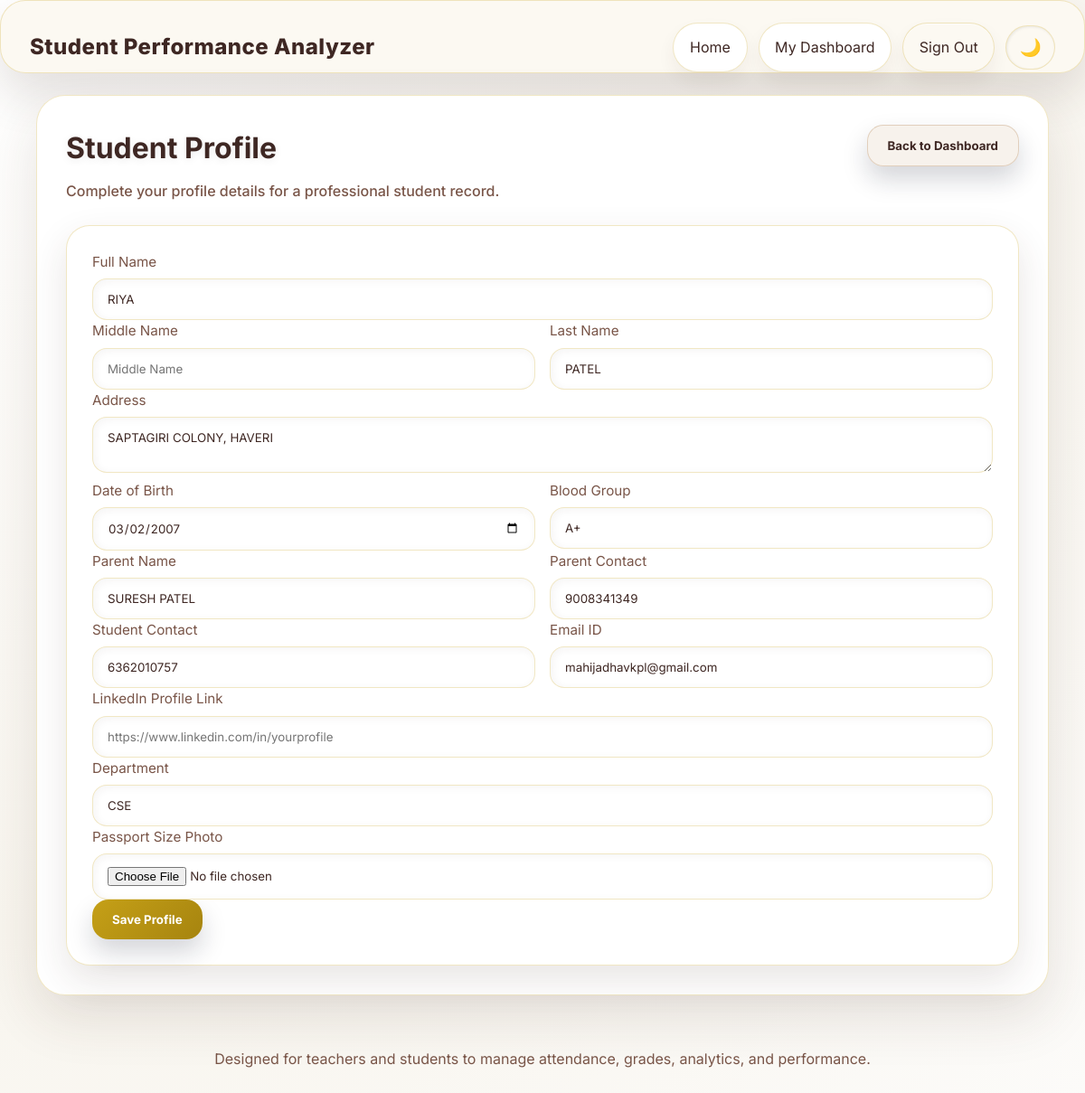
The app's page /student_profile/1 (signed in) with its own data.
### app.py (models this page shows, shortened)
class Student(db.Model):
    id = db.Column(db.Integer, primary_key=True)
    name = db.Column(db.String(100), nullable=False)
    usn = db.Column(db.String(20), unique=True, nullable=False)
    department = db.Column(db.String(50))
    middle_name = db.Column(db.String(100))
    last_name = db.Column(db.String(100))
    address = db.Column(db.String(255))
    dob = db.Column(db.String(20))
    parent_name = db.Column(db.String(150))
    parent_contact = db.Column(db.String(30))
    blood_group = db.Column(db.String(10))
    phone_number = db.Column(db.String(30))
    linkedin = db.Column(db.String(255))
    image_filename = db.Column(db.String(255))
    attendance = db.Column(db.Float, default=0.0)
    python = db.Column(db.Float, default=0.0)
    dbms = db.Column(db.Float, default=0.0)
    dsa = db.Column(db.Float, default=0.0)
    maths = db.Column(db.Float, default=0.0)
    fcn = db.Column(db.Float, default=0.0)
    email = db.Column(db.String(120))
    parent_email = db.Column(db.String(120))
    password_hash = db.Column(db.String(256))
    is_active = db.Column(db.Boolean, default=True)
    created_at = db.Column(db.DateTime, default=datetime.now)
    updated_at = db.Column(db.DateTime, default=datetime.now, onupdate=datetime.now)
    @hybrid_property
    def marks(self):
        return self.average_marks()

### app.py (the view, shortened to what this page needs)
@app.route('/student_profile/<int:id>', methods=['GET', 'POST'])
@login_required(role='student')
def student_profile(id):
    if session.get('student_id') != id:
        flash('You are not authorized to edit that profile.', 'danger')
        return redirect(url_for('student'))
    student_obj = Student.query.get_or_404(id)
    return render_template('student_profile.html', student=student_obj)

### app.py (called while the page is built)
def generate_csrf_token():
    if '_csrf_token' not in session:
        session['_csrf_token'] = secrets.token_hex(32)
    return session['_csrf_token']

@app.before_request
def csrf_protect():
    if request.method in ('POST', 'PUT', 'DELETE', 'PATCH'):
        if request.is_json:
            return
        token = session.get('_csrf_token', None)
        form_token = request.form.get('_csrf_token', None)
        if not token or token != form_token:
            abort(403)

@app.context_processor
def inject_csrf():
    return {'csrf_token': generate_csrf_token}

@app.before_request
def manage_session():
    session.permanent = True
    session.modified = True

def login_required(role=None):
    def decorator(f):
        @wraps(f)
        def wrapped(*args, **kwargs):
            if 'role' not in session:
                flash('Please log in to access that page.', 'warning')
                return redirect(url_for('home'))
            if role and session.get('role') != role:
                flash('Access denied.', 'danger')
                return redirect(url_for('home'))
            return f(*args, **kwargs)
        return wrapped
    return decorator

@app.context_processor
def inject_user():
    return {
        'user_role': session.get('role'),
        'student_id': session.get('student_id')
    }

### templates/student_profile.html (shortened to what this page needs)
{% extends 'base.html' %}
{% block content %}
<div class="page-header student-page-header">
    <div>
        <h1 class="page-title">Student Profile</h1>
        <p class="page-subtitle">Complete your profile details for a professional student record.</p>
    </div>
    <div class="header-actions">
        <a href="{{ url_for('student_dashboard', id=student.id) }}"><button type="button" class="secondary">Back to Dashboard</button></a>
    </div>
</div>
<div class="form-card">
    <form method="POST" enctype="multipart/form-data">
        <label for="full_name">Full Name</label>
        <input type="text" id="full_name" name="full_name" placeholder="Full Name" value="{{ student.name }}" required>
        <div class="grid" style="grid-template-columns: repeat(auto-fit, minmax(180px, 1fr)); gap: 16px;">
            <div>
                <label for="middle_name">Middle Name</label>
                <input type="text" id="middle_name" name="middle_name" placeholder="Middle Name" value="{{ student.middle_name or '' }}">
            </div>
            <div>
                <label for="last_name">Last Name</label>
                <input type="text" id="last_name" name="last_name" placeholder="Last Name" value="{{ student.last_name or '' }}">
            </div>
        </div>
        <label for="address">Address</label>
        <textarea id="address" name="address" placeholder="Home Address">{{ student.address or '' }}</textarea>
        <div class="grid" style="grid-template-columns: repeat(auto-fit, minmax(180px, 1fr)); gap: 16px;">
            <div>
                <label for="dob">Date of Birth</label>
                <input type="date" id="dob" name="dob" value="{{ student.dob or '' }}">
            </div>
            <div>
                <label for="blood_group">Blood Group</label>
                <input type="text" id="blood_group" name="blood_group" placeholder="Blood Group" value="{{ student.blood_group or '' }}">
            </div>
        </div>
        <div class="grid" style="grid-template-columns: repeat(auto-fit, minmax(180px, 1fr)); gap: 16px;">
            <div>
                <label for="parent_name">Parent Name</label>
                <input type="text" id="parent_name" name="parent_name" placeholder="Parent Name" value="{{ student.parent_name or '' }}">
            </div>
            <div>
                <label for="parent_contact">Parent Contact</label>
                <input type="text" id="parent_contact" name="parent_contact" placeholder="Parent Contact" value="{{ student.parent_contact or '' }}">
            </div>
        </div>
        <div class="grid" style="grid-template-columns: repeat(auto-fit, minmax(180px, 1fr)); gap: 16px;">
            <div>
                <label for="phone_number">Student Contact</label>
                <input type="text" id="phone_number" name="phone_number" placeholder="Student Contact" value="{{ student.phone_number or '' }}">
            </div>
            <div>
                <label for="email">Email ID</label>
                <input type="email" id="email" name="email" placeholder="Email ID" value="{{ student.email or '' }}">
            </div>
        </div>
        <label for="linkedin">LinkedIn Profile Link</label>
        <input type="url" id="linkedin" name="linkedin" placeholder="https://www.linkedin.com/in/yourprofile" value="{{ student.linkedin or '' }}">
        <label for="department">Department</label>
        <input type="text" id="department" name="department" placeholder="Department" value="{{ student.department or '' }}" required>
        <label for="image">Passport Size Photo</label>
        <input type="file" id="image" name="image" accept="image/png, image/jpeg, image/jpg">
        <button type="submit">Save Profile</button>
    </form>
</div>
{% endblock %}

### static/style.css (style rules this page uses)
:root { --bg: #fcfbf9; --surface: #ffffff; --surface-strong: #ffffff; --surface-soft: #fcf9f2; --border: rgba(197, 160, 23, 0.25); --text: #3E2723; --muted: #795548; --accent: #C5A017; --accent-strong: #a6840f; --danger: #dc2626; --bg-gradient-from: #ffffff; --bg-gradient-to: #f8f5ee; }
* { box-sizing: border-box; margin: 0; padding: 0; font-family: 'Inter', 'Segoe UI', sans-serif; }
html, body { min-height: 100%; background: radial-gradient(circle at top left, var(--bg-gradient-from) 0%, var(--bg-gradient-to) 60%, var(--bg) 100%); color: var(--text); overflow-x: hidden; }
body { line-height: 1.6; background-attachment: fixed; }
a { color: inherit; text-decoration: none; }
.page-header { margin-bottom: 24px; }
.page-header.student-page-header, .page-header.teacher-page-header { display: flex; justify-content: space-between; align-items: flex-start; gap: 24px; }
.header-actions { display: flex; align-items: flex-start; gap: 12px; }
.page-title { font-size: clamp(2rem, 2.4vw, 2.6rem); margin-bottom: 8px; color: var(--text); text-shadow: 0 2px 10px rgba(15, 23, 42, 0.08); }
.page-subtitle { color: var(--muted); max-width: 820px; line-height: 1.75; font-weight: 500; }
.grid { display: grid; gap: 20px; }
.form-card, .card, .table-card { background: var(--surface); border: 1px solid var(--border); border-radius: 26px; padding: 28px; backdrop-filter: blur(16px); box-shadow: 0 16px 40px rgba(62, 39, 35, 0.12); }
.form-card { display: grid; gap: 18px; }
input, select, textarea { width: 100%; padding: 14px 16px; border-radius: 16px; border: 1px solid var(--border); background: var(--surface-strong); color: var(--text); outline: none; box-shadow: inset 2px 2px 10px rgba(62, 39, 35, 0.05); backdrop-filter: blur(6px); }
label { display: block; color: var(--muted); margin-bottom: 6px; font-size: 0.95rem; }
button, .btn { cursor: pointer; border: none; border-radius: 18px; padding: 14px 22px; background: linear-gradient(135deg, var(--accent), var(--accent-strong)); color: #fff; font-weight: 700; transition: transform 0.18s ease, filter 0.18s ease, box-shadow 0.18s ease; box-shadow: 0 14px 28px rgba(15, 23, 42, 0.18); }
button.secondary, .btn.secondary { background: rgba(210, 180, 150, 0.18); color: var(--text); border: 1px solid rgba(197, 165, 130, 0.45); }

### records on screen
Student: full_name "RIYA", last_name "PATEL", address "SAPTAGIRI COLONY, HAVERI", dob "03/02/2007", blood_group "A+", parent_name "SURESH PATEL", parent_contact "9008341349", phone_number "6362010757", email "mahijadhavkpl@gmail.com", department "CSE"
